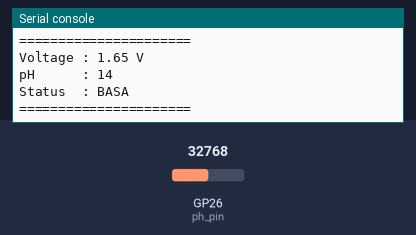
This program was run on a simulated Raspberry Pi Pico running MicroPython. Shown: the last lines printed to the serial console. The test bench sets the inputs (shaded band); at power-on: GP26 (ph_pin) = 32768 (analog values on the 0–65535 scale).

Above: at 1.2 s.
1.3 s: GP26 (ph_pin) set to 57670
At 3.4 s:
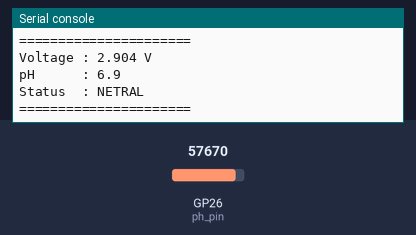
4.3 s: GP26 (ph_pin) set to 65535
At 5.4 s:
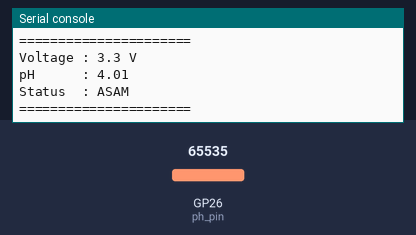
Timing chart, 0 to 7.3 s (numbered marks = the images above; inputs shaded):
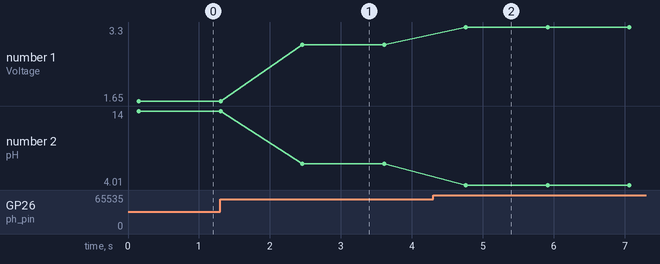

Measured:
- after the input at 1.3 s, the serial console: prints a new line after 1.2 s (image 1)
- after the input at 4.3 s, the serial console: prints a new line after 0.46 s (image 2)
- plotted number 1: 1.65 → 2.9 after the input at 1.3 s, 2.9 → 3.3 after the input at 4.3 s
- plotted number 2: 14 → 6.9 after the input at 1.3 s, 6.9 → 4.01 after the input at 4.3 s

The program:

ph.py
```python
from machine import ADC, Pin
import time

ph_pin = ADC(Pin(26))

def read_voltage(pin):
    total = 0

    for _ in range(30):
        total += pin.read_u16()
        time.sleep_ms(5)

    raw = total / 30
    voltage = raw * 3.3 / 65535

    return voltage

def status_ph(ph):

    if ph < 6.5:
        return "ASAM"

    elif ph > 8.5:
        return "BASA"

    else:
        return "NETRAL"

while True:

    v = read_voltage(ph_pin)

    # Kalibrasi baru
    ph = (-0.4862 * (v ** 2)) - (4.2800 * v) + 23.4245

    if ph < 0:
        ph = 0

    if ph > 14:
        ph = 14

    print("======================")
    print("Voltage :", round(v,4), "V")
    print("pH      :", round(ph,2))
    print("Status  :", status_ph(ph))
    print("======================")

    time.sleep(1)
```
